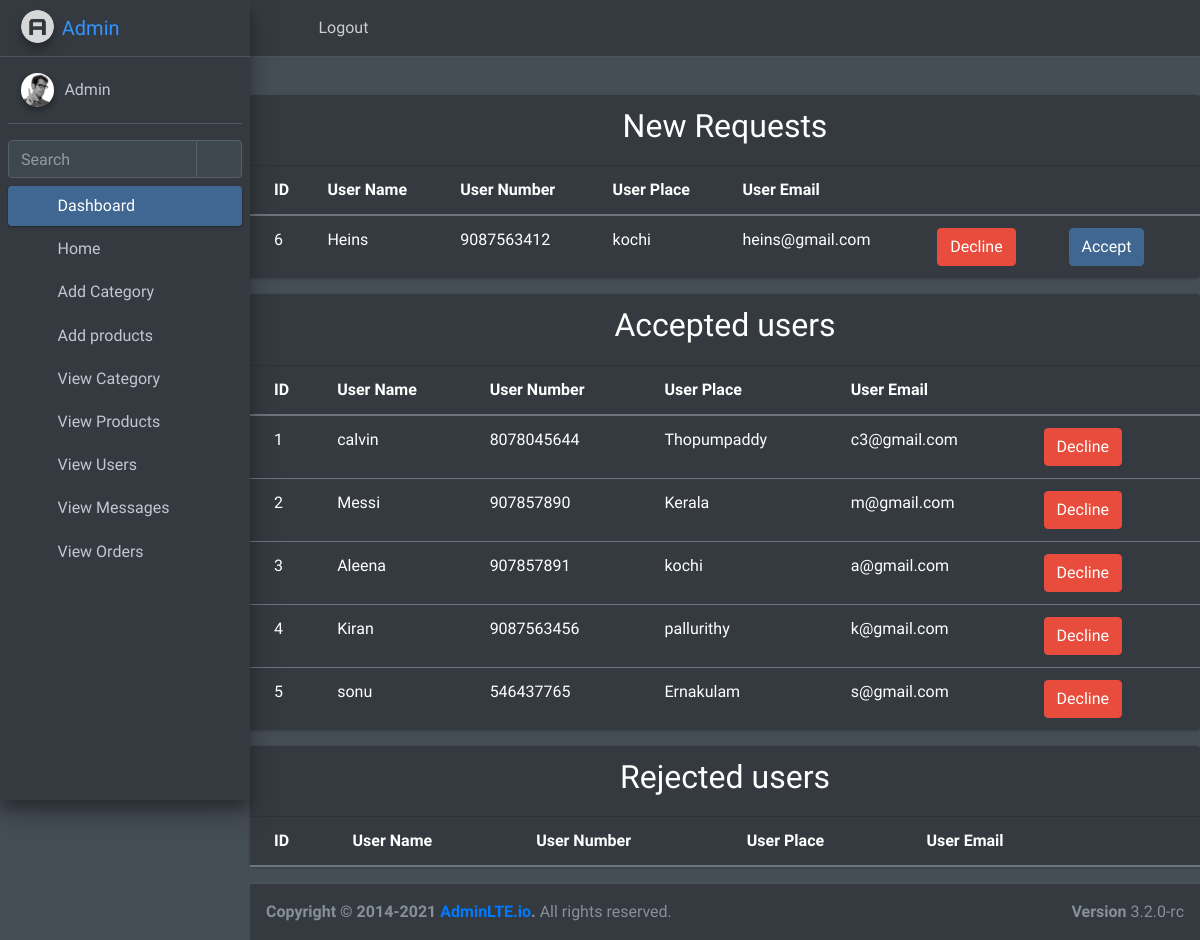
Page /viewuser on the committed database.
### UserApp/models.py (models this page shows)
class Register(models.Model):
    name = models.CharField(max_length=100,default='null')
    email = models.EmailField(max_length=100,default='null')
    password = models.CharField(max_length=100,default='null')
    phone = models.CharField(max_length=100,default=0)
    place = models.TextField(default='null')
    status = models.IntegerField(default=0)

### AdminApp/views.py (the view)
# urls.py: path('viewuser',views.viewuser,name = 'viewuser'),
def viewuser(request):
    data = Register.objects.filter(status = 0)
    data1 = Register.objects.filter(status = 1)
    data2 = Register.objects.filter(status = 2)
    return render(request,'viewusers.html',{'data':data,'data1':data1,'data2':data2})

### AdminApp/templates/viewusers.html (shortened to what this page needs)
{% extends 'adminindex.html' %}
{% block contents %}
<div class="card">
    <div class="card-header">
        <h2 class="text-center">New Requests</h2>
    </div>
    <div class="card-body table-responsive p-0">
      <table class="table table-hover text-nowrap">
        <thead>
          <tr>
            <th>ID</th>
            <th>User Name</th>
            <th>User Number</th>
            <th>User Place</th>
            <th>User Email</th>
            <th></th>
            <th></th>
          </tr>
        </thead>
        <tbody>
            {% for i in data %}
          <tr>
            <td>{{i.id}}</td>
            <td>{{i.name}}</td>
            <td>{{i.phone}}</td>
            <td>{{i.place}}</td>
            <td>{{i.email}}</td>
            <td><a href="{% url 'reject' id=i.id %}" class="btn btn-danger" >Decline</a></td>
            <td><a href="{% url 'accept' id=i.id %}" class="btn btn-primary" >Accept</a></td>
          </tr>
          {% endfor %}
        </tbody>
      </table>
    </div>
  </div>
<div class="card">
    <div class="card-header">
        <h2 class="text-center">Accepted users</h2>
    </div>
    <div class="card-body table-responsive p-0">
      <table class="table table-hover text-nowrap">
        <thead>
          <tr>
            <th>ID</th>
            <th>User Name</th>
            <th>User Number</th>
            <th>User Place</th>
            <th>User Email</th>
            <th></th>
          </tr>
        </thead>
        <tbody>
            {% for i in data1 %}
          <tr>
            <td>{{i.id}}</td>
            <td>{{i.name}}</td>
            <td>{{i.phone}}</td>
            <td>{{i.place}}</td>
            <td>{{i.email}}</td>
            <td><a href="{% url 'reject' id=i.id %}" class="btn btn-danger" >Decline</a></td>
          </tr>
          {% endfor %}
        </tbody>
      </table>
    </div>
  </div>
<div class="card">
    <div class="card-header">
        <h2 class="text-center">Rejected users</h2>
    </div>
    <div class="card-body table-responsive p-0">
      <table class="table table-hover text-nowrap">
        <thead>
          <tr>
            <th>ID</th>
            <th>User Name</th>
            <th>User Number</th>
            <th>User Place</th>
            <th>User Email</th>
            <th></th>
            <th></th>
          </tr>
        </thead>
      </table>
    </div>
  </div>
{% endblock %}

### AdminApp/templates/adminindex.html (shortened to what this page needs)
<!DOCTYPE html>
<html lang="en">
<head>
  {% load static %}
  <link rel="stylesheet" href="{% static 'plugins/fontawesome-free/css/all.min.css' %}">
  <link rel="stylesheet" href="{% static 'plugins/overlayScrollbars/css/OverlayScrollbars.min.css' %}">
  <link rel="stylesheet" href="{% static 'dist/css/adminlte.min.css' %}">
</head>
<body class="hold-transition dark-mode sidebar-mini layout-fixed layout-navbar-fixed layout-footer-fixed">
<div class="wrapper">
  <nav class="main-header navbar navbar-expand navbar-dark">
    <ul class="navbar-nav">
      <li class="nav-item">
        <a class="nav-link" data-widget="pushmenu" href="#" role="button"><i class="fas fa-bars"></i></a>
      </li>
      <li class="nav-item">
        <a class="nav-link"  href="./" role="button">Logout</a>
      </li>
    </ul>
    <ul class="navbar-nav ml-auto">
      <li class="nav-item">
        <a class="nav-link" data-widget="navbar-search" href="#" role="button">
          <i class="fas fa-search"></i>
        </a>
      </li>
      <li class="nav-item">
        <a class="nav-link" data-widget="fullscreen" href="#" role="button">
          <i class="fas fa-expand-arrows-alt"></i>
        </a>
      </li>
      <li class="nav-item">
        <a class="nav-link" data-widget="control-sidebar" data-slide="true" href="#" role="button">
          <i class="fas fa-th-large"></i>
        </a>
      </li>
    </ul>
  </nav>
  <aside class="main-sidebar sidebar-dark-primary elevation-4">
    <a href="index3.html" class="brand-link">
      <img src="{% static 'dist/img/AdminLTELogo.png' %}" alt="AdminLTE Logo" class="brand-image img-circle elevation-3" style="opacity: .8">
      <span class="brand-text font-weight-light">Admin</span>
    </a>
    <div class="sidebar">
      <div class="user-panel mt-3 pb-3 mb-3 d-flex">
        <div class="image">
          <img src="{% static 'dist/img/user2-160x160.jpg' %}" class="img-circle elevation-2" alt="User Image">
        </div>
        <div class="info">
          <a href="#" class="d-block">Admin</a>
        </div>
      </div>
      <div class="form-inline">
        <div class="input-group" data-widget="sidebar-search">
          <input class="form-control form-control-sidebar" type="search" placeholder="Search" aria-label="Search">
          <div class="input-group-append">
            <button class="btn btn-sidebar">
              <i class="fas fa-search fa-fw"></i>
            </button>
          </div>
        </div>
      </div>
      <nav class="mt-2">
        <ul class="nav nav-pills nav-sidebar flex-column" data-widget="treeview" role="menu" data-accordion="false">
          <li class="nav-item menu-open">
            <a href="#" class="nav-link active">
              <i class="nav-icon fas fa-tachometer-alt"></i>
              <p>
                Dashboard
                <i class="right fas fa-angle-left"></i>
              </p>
            </a>
            <ul class="nav nav-treeview">
              <li class="nav-item">
                <a href="{% url 'adminindex' %}" class="nav-link">
                  <i class="far fa-circle nav-icon"></i>
                  <p>Home</p>
                </a>
              </li>
              <li class="nav-item">
                <a href="{% url 'addcategory' %}" class="nav-link ">
                  <i class="far fa-circle nav-icon"></i>
                  <p>Add Category</p>
                </a>
              </li>
              <li class="nav-item">
                <a href="{% url 'addproducts' %}" class="nav-link">
                  <i class="far fa-circle nav-icon"></i>
                  <p>Add products</p>
                </a>
              </li>
              <li class="nav-item">
                <a href="{% url 'viewcategory' %}" class="nav-link">
                  <i class="far fa-circle nav-icon"></i>
                  <p>View Category</p>
                </a>
              </li>
              <li class="nav-item">
                <a href="{% url 'viewproducts' %}" class="nav-link">
                  <i class="far fa-circle nav-icon"></i>
                  <p>View Products</p>
                </a>
              </li>
              <li class="nav-item">
                <a href="{% url 'viewuser' %}" class="nav-link">
                  <i class="far fa-circle nav-icon"></i>
                  <p>View Users</p>
                </a>
              </li>
              <li class="nav-item">
                <a href="{% url 'viewcontact' %}" class="nav-link">
                  <i class="far fa-circle nav-icon"></i>
                  <p>View Messages</p>
                </a>
              </li>
              <li class="nav-item">
                <a href="{% url 'vieworders' %}" class="nav-link">
                  <i class="far fa-circle nav-icon"></i>
                  <p>View Orders</p>
                </a>
              </li>
            </ul>
          </li>
      </nav>
    </div>
  </aside>
  <div class="content-wrapper">
    <div class="content-header">
    </div>
     {% block contents %}{% endblock %}
  <footer class="main-footer">
    <strong>Copyright &copy; 2014-2021 <a href="https://adminlte.io">AdminLTE.io</a>.</strong>
    All rights reserved.
    <div class="float-right d-none d-sm-inline-block">
      <b>Version</b> 3.2.0-rc
    </div>
  </footer>
</div>
</body>
</html>

### rows in the picture
Register: id "6", name "Heins", phone "9087563412", place "kochi", email "heins@gmail.com"
Register: id "1", name "calvin", phone "8078045644", place "Thopumpaddy", email "c3@gmail.com"
Register: id "2", name "Messi", phone "907857890", place "Kerala", email "m@gmail.com"
Register: id "3", name "Aleena", phone "907857891", place "kochi", email "a@gmail.com"
Register: id "4", name "Kiran", phone "9087563456", place "pallurithy", email "k@gmail.com"
Register: id "5", name "sonu", phone "546437765", place "Ernakulam", email "s@gmail.com"
